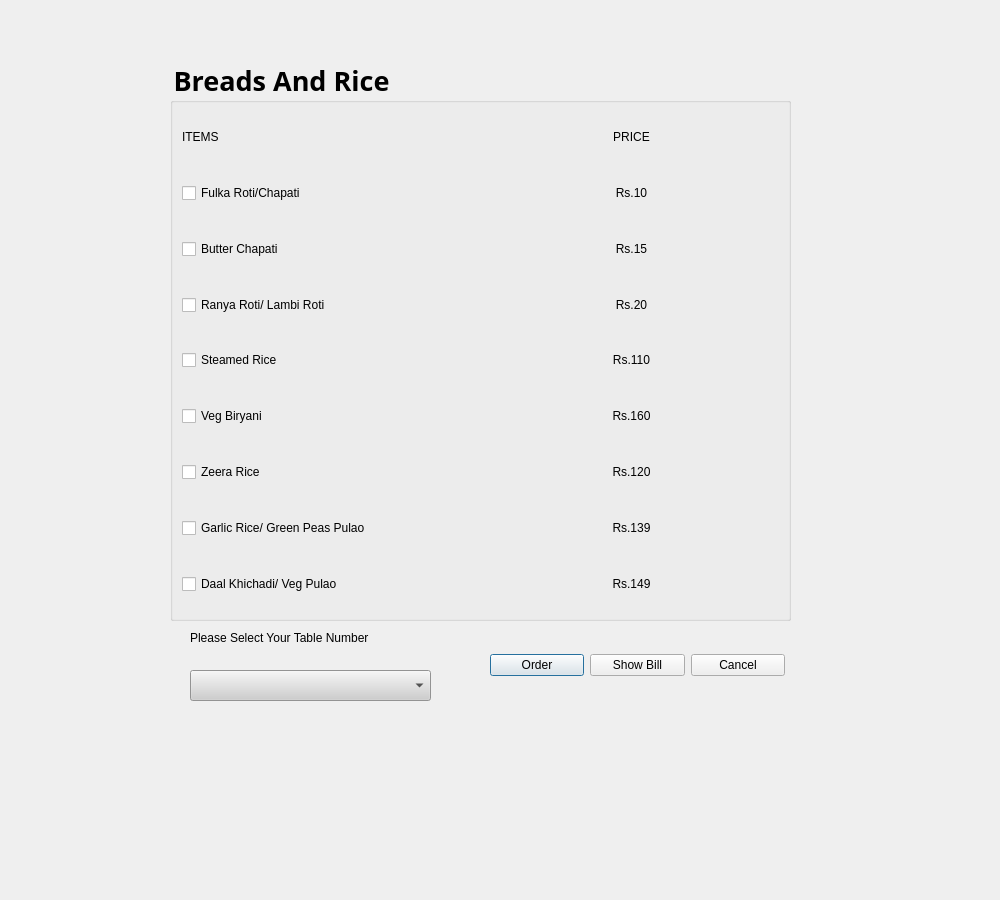
<?xml version="1.0" encoding="UTF-8"?>
<ui version="4.0">
 <class>dialogpart5</class>
 <widget class="QDialog" name="dialogpart5">
  <property name="geometry">
   <rect>
    <x>0</x>
    <y>0</y>
    <width>1000</width>
    <height>900</height>
   </rect>
  </property>
  <property name="windowTitle">
   <string>Dialog</string>
  </property>
  <property name="styleSheet">
   <string notr="true">background-image: url(:/rec/img/5783153.jpg);</string>
  </property>
  <widget class="QGroupBox" name="groupBox">
   <property name="geometry">
    <rect>
     <x>170</x>
     <y>60</y>
     <width>621</width>
     <height>561</height>
    </rect>
   </property>
   <property name="font">
    <font>
     <family>Arial Black</family>
     <pointsize>20</pointsize>
     <weight>75</weight>
     <bold>true</bold>
    </font>
   </property>
   <property name="styleSheet">
    <string notr="true">background-image: url(:/rec/img/5783153.jpg);
color: rgb(0, 0, 0);</string>
   </property>
   <property name="title">
    <string>Breads And Rice</string>
   </property>
   <layout class="QVBoxLayout" name="verticalLayout">
    <item>
     <layout class="QHBoxLayout" name="horizontalLayout">
      <item>
       <widget class="QLabel" name="label">
        <property name="styleSheet">
         <string notr="true">font: 87 10pt &quot;Arial Black&quot;;</string>
        </property>
        <property name="text">
         <string>ITEMS</string>
        </property>
       </widget>
      </item>
      <item>
       <widget class="QLabel" name="label_2">
        <property name="styleSheet">
         <string notr="true">font: 87 10pt &quot;Arial Black&quot;;</string>
        </property>
        <property name="text">
         <string>&lt;html&gt;&lt;head/&gt;&lt;body&gt;&lt;p align=&quot;center&quot;&gt;PRICE&lt;/p&gt;&lt;/body&gt;&lt;/html&gt;</string>
        </property>
       </widget>
      </item>
     </layout>
    </item>
    <item>
     <layout class="QHBoxLayout" name="horizontalLayout_2">
      <item>
       <widget class="QCheckBox" name="checkBox">
        <property name="styleSheet">
         <string notr="true">font: 87 9pt &quot;Arial Black&quot;;</string>
        </property>
        <property name="text">
         <string>Fulka Roti/Chapati</string>
        </property>
       </widget>
      </item>
      <item>
       <widget class="QLabel" name="label_3">
        <property name="styleSheet">
         <string notr="true">font: 87 9pt &quot;Arial Black&quot;;</string>
        </property>
        <property name="text">
         <string>&lt;html&gt;&lt;head/&gt;&lt;body&gt;&lt;p align=&quot;center&quot;&gt;Rs.10&lt;/p&gt;&lt;/body&gt;&lt;/html&gt;</string>
        </property>
       </widget>
      </item>
     </layout>
    </item>
    <item>
     <layout class="QHBoxLayout" name="horizontalLayout_3">
      <item>
       <widget class="QCheckBox" name="checkBox_2">
        <property name="styleSheet">
         <string notr="true">font: 87 9pt &quot;Arial Black&quot;;</string>
        </property>
        <property name="text">
         <string>Butter Chapati</string>
        </property>
       </widget>
      </item>
      <item>
       <widget class="QLabel" name="label_4">
        <property name="styleSheet">
         <string notr="true">font: 87 9pt &quot;Arial Black&quot;;</string>
        </property>
        <property name="text">
         <string>&lt;html&gt;&lt;head/&gt;&lt;body&gt;&lt;p align=&quot;center&quot;&gt;Rs.15&lt;/p&gt;&lt;/body&gt;&lt;/html&gt;</string>
        </property>
       </widget>
      </item>
     </layout>
    </item>
    <item>
     <layout class="QHBoxLayout" name="horizontalLayout_4">
      <item>
       <widget class="QCheckBox" name="checkBox_3">
        <property name="styleSheet">
         <string notr="true">font: 87 9pt &quot;Arial Black&quot;;</string>
        </property>
        <property name="text">
         <string>Ranya Roti/ Lambi Roti</string>
        </property>
       </widget>
      </item>
      <item>
       <widget class="QLabel" name="label_5">
        <property name="styleSheet">
         <string notr="true">font: 87 9pt &quot;Arial Black&quot;;</string>
        </property>
        <property name="text">
         <string>&lt;html&gt;&lt;head/&gt;&lt;body&gt;&lt;p align=&quot;center&quot;&gt;Rs.20&lt;/p&gt;&lt;/body&gt;&lt;/html&gt;</string>
        </property>
       </widget>
      </item>
     </layout>
    </item>
    <item>
     <layout class="QHBoxLayout" name="horizontalLayout_5">
      <item>
       <widget class="QCheckBox" name="checkBox_4">
        <property name="styleSheet">
         <string notr="true">font: 87 9pt &quot;Arial Black&quot;;</string>
        </property>
        <property name="text">
         <string>Steamed Rice</string>
        </property>
       </widget>
      </item>
      <item>
       <widget class="QLabel" name="label_6">
        <property name="styleSheet">
         <string notr="true">font: 87 9pt &quot;Arial Black&quot;;</string>
        </property>
        <property name="text">
         <string>&lt;html&gt;&lt;head/&gt;&lt;body&gt;&lt;p align=&quot;center&quot;&gt;Rs.110&lt;/p&gt;&lt;/body&gt;&lt;/html&gt;</string>
        </property>
       </widget>
      </item>
     </layout>
    </item>
    <item>
     <layout class="QHBoxLayout" name="horizontalLayout_7">
      <item>
       <widget class="QCheckBox" name="checkBox_6">
        <property name="styleSheet">
         <string notr="true">font: 87 9pt &quot;Arial Black&quot;;</string>
        </property>
        <property name="text">
         <string>Veg Biryani</string>
        </property>
       </widget>
      </item>
      <item>
       <widget class="QLabel" name="label_8">
        <property name="styleSheet">
         <string notr="true">font: 87 9pt &quot;Arial Black&quot;;</string>
        </property>
        <property name="text">
         <string>&lt;html&gt;&lt;head/&gt;&lt;body&gt;&lt;p align=&quot;center&quot;&gt;Rs.160&lt;/p&gt;&lt;/body&gt;&lt;/html&gt;</string>
        </property>
       </widget>
      </item>
     </layout>
    </item>
    <item>
     <layout class="QHBoxLayout" name="horizontalLayout_6">
      <item>
       <widget class="QCheckBox" name="checkBox_5">
        <property name="styleSheet">
         <string notr="true">font: 87 9pt &quot;Arial Black&quot;;</string>
        </property>
        <property name="text">
         <string>Zeera Rice</string>
        </property>
       </widget>
      </item>
      <item>
       <widget class="QLabel" name="label_7">
        <property name="styleSheet">
         <string notr="true">font: 87 9pt &quot;Arial Black&quot;;</string>
        </property>
        <property name="text">
         <string>&lt;html&gt;&lt;head/&gt;&lt;body&gt;&lt;p align=&quot;center&quot;&gt;Rs.120&lt;/p&gt;&lt;/body&gt;&lt;/html&gt;</string>
        </property>
       </widget>
      </item>
     </layout>
    </item>
    <item>
     <layout class="QHBoxLayout" name="horizontalLayout_8">
      <item>
       <widget class="QCheckBox" name="checkBox_7">
        <property name="styleSheet">
         <string notr="true">font: 87 9pt &quot;Arial Black&quot;;</string>
        </property>
        <property name="text">
         <string>Garlic Rice/ Green Peas Pulao</string>
        </property>
       </widget>
      </item>
      <item>
       <widget class="QLabel" name="label_9">
        <property name="styleSheet">
         <string notr="true">font: 87 9pt &quot;Arial Black&quot;;</string>
        </property>
        <property name="text">
         <string>&lt;html&gt;&lt;head/&gt;&lt;body&gt;&lt;p align=&quot;center&quot;&gt;Rs.139&lt;/p&gt;&lt;/body&gt;&lt;/html&gt;</string>
        </property>
       </widget>
      </item>
     </layout>
    </item>
    <item>
     <layout class="QHBoxLayout" name="horizontalLayout_10">
      <item>
       <widget class="QCheckBox" name="checkBox_9">
        <property name="styleSheet">
         <string notr="true">font: 87 9pt &quot;Arial Black&quot;;</string>
        </property>
        <property name="text">
         <string>Daal Khichadi/ Veg Pulao</string>
        </property>
       </widget>
      </item>
      <item>
       <widget class="QLabel" name="label_11">
        <property name="styleSheet">
         <string notr="true">font: 87 9pt &quot;Arial Black&quot;;</string>
        </property>
        <property name="text">
         <string>&lt;html&gt;&lt;head/&gt;&lt;body&gt;&lt;p align=&quot;center&quot;&gt;Rs.149&lt;/p&gt;&lt;/body&gt;&lt;/html&gt;</string>
        </property>
       </widget>
      </item>
     </layout>
    </item>
   </layout>
  </widget>
  <widget class="QComboBox" name="comboBox">
   <property name="geometry">
    <rect>
     <x>190</x>
     <y>670</y>
     <width>241</width>
     <height>31</height>
    </rect>
   </property>
   <property name="styleSheet">
    <string notr="true">font: 87 8pt &quot;Arial Black&quot;;
color: rgb(0, 0, 0);
background-color: rgb(206, 206, 206);</string>
   </property>
  </widget>
  <widget class="QLabel" name="label_12">
   <property name="geometry">
    <rect>
     <x>190</x>
     <y>630</y>
     <width>241</width>
     <height>16</height>
    </rect>
   </property>
   <property name="styleSheet">
    <string notr="true">font: 87 8pt &quot;Arial Black&quot;;
color: rgb(0, 0, 0);</string>
   </property>
   <property name="text">
    <string>Please Select Your Table Number</string>
   </property>
  </widget>
  <widget class="QWidget" name="layoutWidget">
   <property name="geometry">
    <rect>
     <x>490</x>
     <y>640</y>
     <width>295</width>
     <height>51</height>
    </rect>
   </property>
   <property name="styleSheet">
    <string>font: 87 8pt &quot;Arial Black&quot;;
color: rgb(0, 0, 0);</string>
   </property>
   <layout class="QHBoxLayout" name="horizontalLayout_11">
    <item>
     <widget class="QPushButton" name="pushButton">
      <property name="styleSheet">
       <string notr="true">font: 87 8pt &quot;Arial Black&quot;;
color: rgb(0, 0, 0);</string>
      </property>
      <property name="text">
       <string>Order</string>
      </property>
     </widget>
    </item>
    <item>
     <widget class="QPushButton" name="pushButton_2">
      <property name="styleSheet">
       <string notr="true">font: 87 8pt &quot;Arial Black&quot;;
color: rgb(0, 0, 0);</string>
      </property>
      <property name="text">
       <string>Show Bill</string>
      </property>
     </widget>
    </item>
    <item>
     <widget class="QPushButton" name="pushButton_3">
      <property name="styleSheet">
       <string notr="true">font: 87 8pt &quot;Arial Black&quot;;
color: rgb(0, 0, 0);</string>
      </property>
      <property name="text">
       <string>Cancel</string>
      </property>
     </widget>
    </item>
   </layout>
  </widget>
 </widget>
 <resources/>
 <connections/>
</ui>
